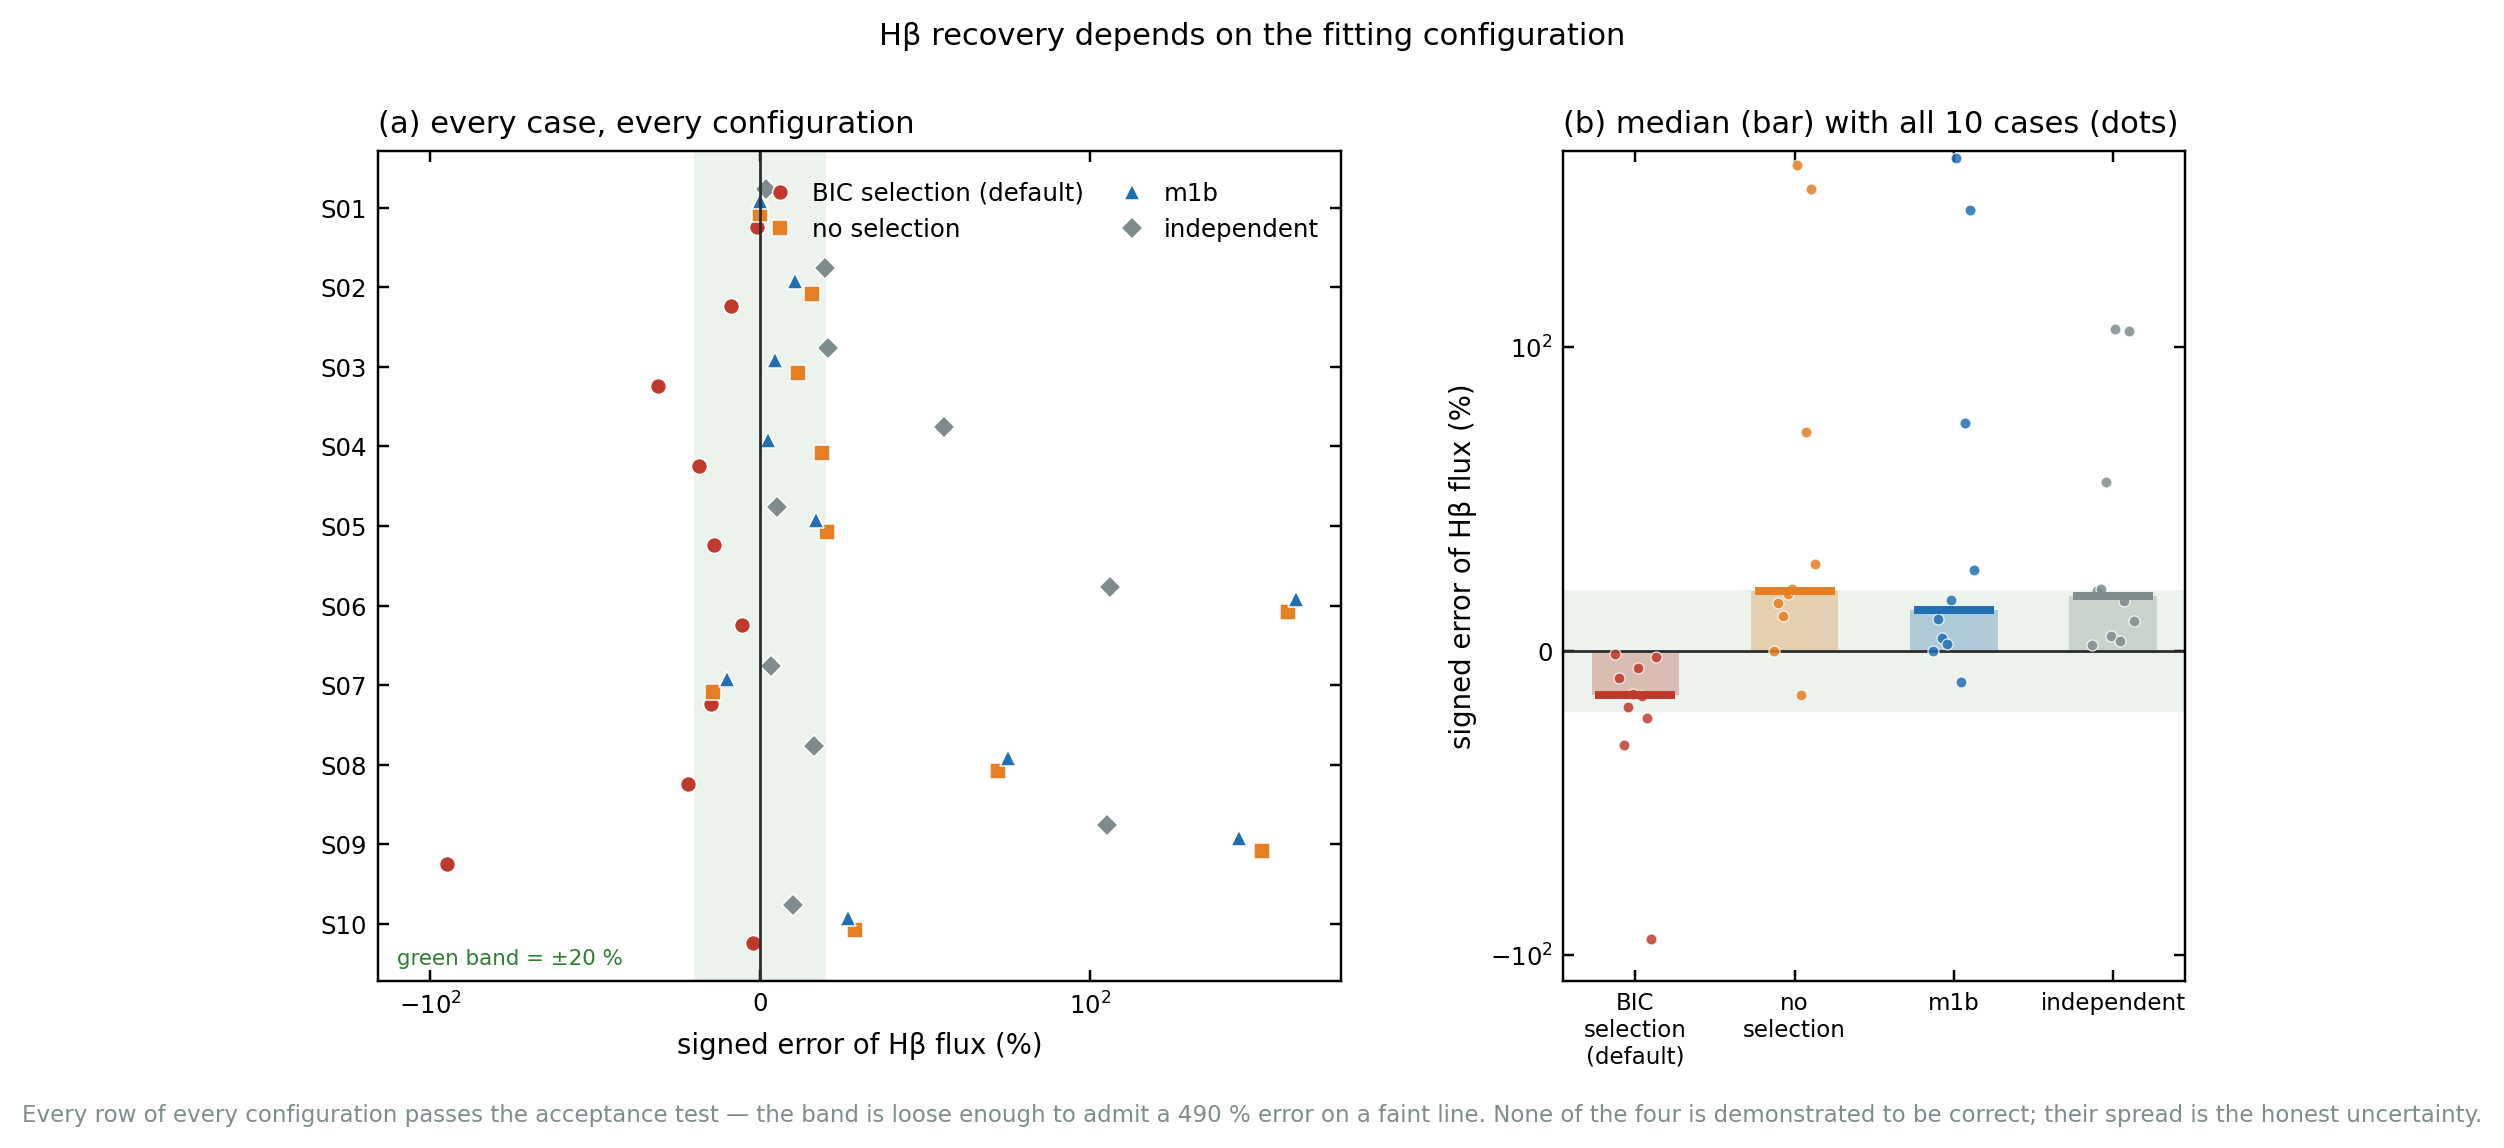

Python code for this plot:
#!/usr/bin/env python3
"""Figure 2 — Hβ depends on the fitting configuration.

    .venv/bin/python validation/figures/fig2_hbeta_configurations.py     # ~4 min

Input
    data/cases/S01..S10.fits  (synthetic, analytic truth known)
    data/truth/truth_synthetic.json
    validation/results/out_independent.csv  (the separate implementation)
Output
    validation/figures/fig2_hbeta_configurations.{png,pdf}

The four configurations, and what each one isolates
    1. ``BIC selection (default)``  the shipped pipeline: cubic continuum,
       absorption available, 7-candidate BIC sweep.
    2. ``no selection``             identical constants, sweep switched off. The
       difference between 1 and 2 is *the effect of model selection alone*.
    3. ``m1b``                      quadratic continuum, windows 8 Å wider, Hγ
       weight 1.05, no sweep. Same fitter, different constants.
    4. ``independent``              a separately written program (RBF continuum,
       bounded optimiser, bootstrap) — not a variant of this code.

Configurations 2 and 3 are therefore not independent draws from a model space;
they are three points in it plus one external method. The figure is a sensitivity
map, not a model comparison in the statistical sense.
"""

from __future__ import annotations

import json
import sys
from pathlib import Path

sys.path.insert(0, str(Path(__file__).resolve().parents[2] / "src"))

import gspec                                          # noqa: E402
from gspec import plotting, variants                  # noqa: E402

HERE = Path(__file__).resolve().parent
ROOT = HERE.parents[1]
SYNT = [f"S{i:02d}" for i in range(1, 11)]


def main() -> None:
    truth = json.loads((ROOT / "data/truth/truth_synthetic.json").read_text())
    t = {c: truth[c]["lines"]["Hbeta"]["flux"] for c in SYNT}

    configs: dict[str, dict[str, float]] = {}

    # 1 — the shipped pipeline
    sel = {}
    for c in SYNT:
        r = gspec.measure(gspec.read_case(ROOT / f"data/cases/{c}.fits"))
        sel[c] = r.lines["Hbeta"].flux
        print(f"  {c}  selection    Hbeta = {sel[c]:8.2f}  ({r.model.label()})")
    configs["BIC selection (default)"] = sel

    # 2 — same constants, sweep off: isolates the effect of model selection
    nosel = {}
    for c in SYNT:
        r = gspec.measure(gspec.read_case(ROOT / f"data/cases/{c}.fits"),
                          model=variants.M1A, model_select=False)
        nosel[c] = r.lines["Hbeta"].flux
        print(f"  {c}  no selection Hbeta = {nosel[c]:8.2f}")
    configs["no selection"] = nosel

    # 3 — the alternative configuration
    m1b = {}
    for c in SYNT:
        r = gspec.measure(gspec.read_case(ROOT / f"data/cases/{c}.fits"),
                          model=variants.M1B)
        m1b[c] = r.lines["Hbeta"].flux
        print(f"  {c}  m1b          Hbeta = {m1b[c]:8.2f}")
    configs["m1b"] = m1b

    # 4 — the separate implementation, read from its committed output
    import csv as _csv
    ind = {}
    with (ROOT / "validation/results/out_independent.csv").open(newline="") as fh:
        for row in _csv.DictReader(fh):
            if row["line"] == "Hbeta":
                ind[row["case_id"]] = float(row["flux"])
    configs["independent"] = {c: ind[c] for c in SYNT}

    fig = plotting.fig_hbeta_configurations(t, configs)
    for p in plotting.save(fig, str(HERE / "fig2_hbeta_configurations")):
        print(f"wrote {p.relative_to(ROOT)}")

    print("\n  median signed error per configuration:")
    for lab, d in configs.items():
        errs = sorted(100 * (d[c] - t[c]) / t[c] for c in SYNT)
        med = 0.5 * (errs[4] + errs[5])
        print(f"    {lab:24s} {med:+7.1f} %   worst {max(errs, key=abs):+8.1f} %")


if __name__ == "__main__":
    main()
